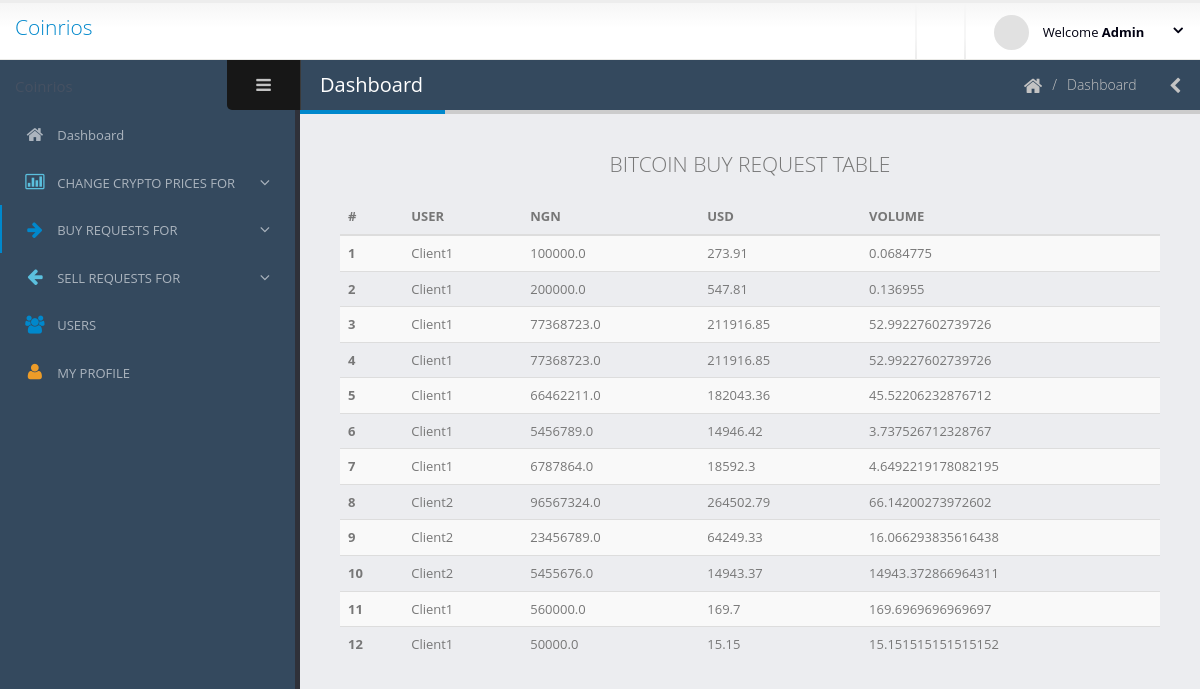
The app's page /administrator/bitcoin-buy-requests/ (signed in), older data.
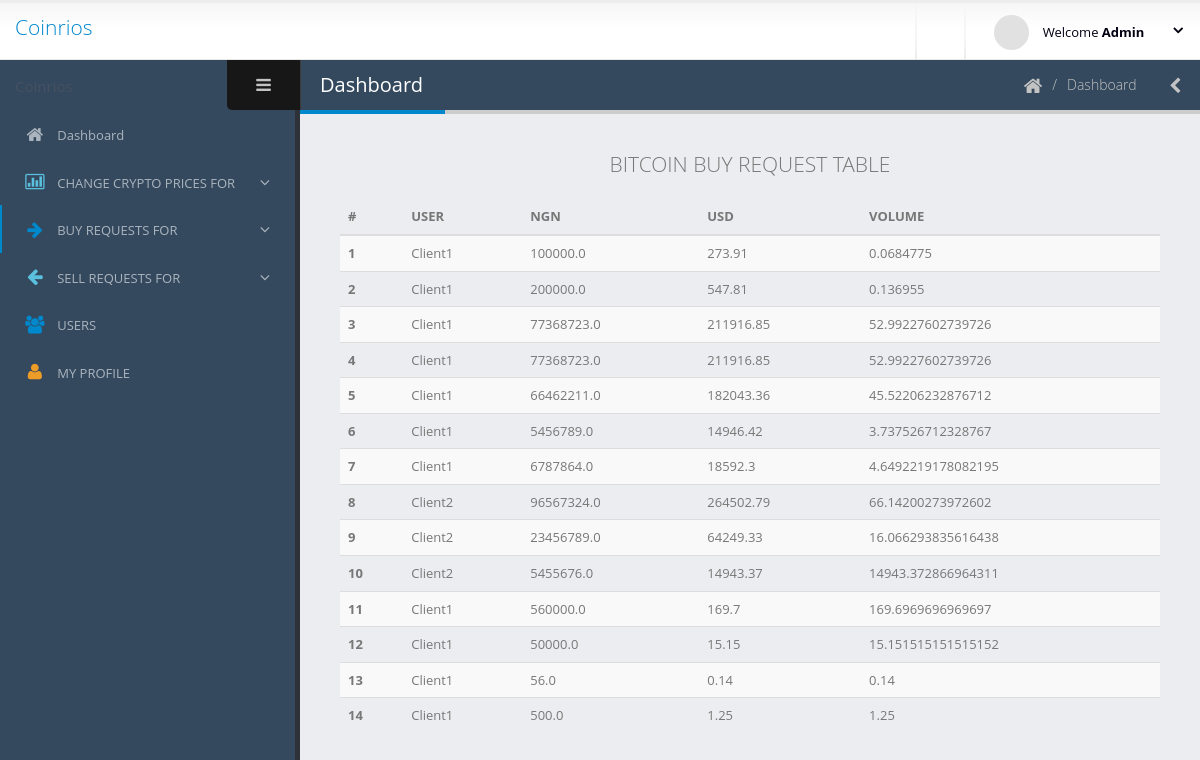
The same page, newer data.
### registered_user/models.py (models this page shows, shortened)
class BitCoin(models.Model):
    user = models.ForeignKey(User, on_delete=models.CASCADE)
    NGN = models.FloatField()
    USD = models.FloatField()
    volume = models.FloatField()

### login/models.py (models this page shows)
class User(AbstractUser):
    is_administrator = models.BooleanField(default=False)
    is_registered_user = models.BooleanField(default=False)
    address = models.CharField(max_length=200)
    city = models.CharField(max_length=200)
    state = models.CharField(max_length=200)
    country = models.CharField(max_length=200)
    is_verified = models.BooleanField(default=False)
    confirmed_email = models.BooleanField(default=False)
    drivers_license_or_international_passport_or_national_id_card = models.FileField(validators=[validate_file_size])
    utility_bill = models.FileField(validators=[validate_file_size])

### administrator/views.py (the view)
# urls.py: path('bitcoin-buy-requests/', views.BitCoinBuyRequests.as_view(), name='bitcoin_buy_requests'),
@method_decorator([login_required(), administrator_required()], name='dispatch')
class BitCoinBuyRequests(ListView):
    model = BitCoin
    context_object_name = 'bit_coin_request'
    template_name = 'administrator/bitCoinBuyRequests.html'

### administrator/templates/administrator/bitCoinBuyRequests.html (shortened to what this page needs)
{% extends 'administrator/base.html' %}
{% block navLinks %}{% load static %}
<li>
    <a href="{% url 'administrator:adminDashboard' %}">
        <i class="fa fa-home" aria-hidden="true"></i>
        <span>Dashboard</span>
    </a>
</li>
<li class="nav-parent">
    <a>
        <i class="text-info fa fa-bar-chart-o" aria-hidden="true"></i>
        <span>CHANGE CRYPTO PRICES FOR</span>
    </a>
</li>
<li class="nav-parent nav-active">
    <a>
        <i class="text-primary fa fa-arrow-right" aria-hidden="true"></i>
        <span>BUY REQUESTS FOR</span>
    </a>
</li>
<li class="nav-parent">
    <a>
        <i class="text-info fa fa-arrow-left" aria-hidden="true"></i>
        <span>SELL REQUESTS FOR</span>
    </a>
</li>
<li>
    <a href="{% url 'administrator:registered_users' %}">
        <i class="text-primary fa fa-users" aria-hidden="true"></i>
        <span>USERS</span>
    </a>
</li>
<li>
    <a href="{% url 'administrator:registered_user_profile' user.pk %}">
        <i class="text-warning fa fa-user" aria-hidden="true"></i>
        <span>MY PROFILE</span>
    </a>
</li>
{% endblock %} {% block body %}
<p class="text-center lead">BITCOIN BUY REQUEST TABLE</p>
<div class="table-responsive">
    <table class="table table-striped">
        <thead>
            <tr>
                <th scope="col">#</th>
                <th scope="col">USER</th>
                <th scope="col">NGN</th>
                <th scope="col">USD</th>
                <th scope="col">VOLUME</th>
            </tr>
        </thead>
        <tbody>
         {% for fields in bit_coin_request %}
            <tr>
                <th scope="row">{{ fields.pk }}</th>
                <td>{{ fields.user }}</td>
                <td>{{ fields.NGN }}</td>
                <td>{{ fields.USD }}</td>
                <td>{{ fields.volume }}</td>
            </tr>
         {% endfor %}
        </tbody>
    </table>
</div>
{% endblock %}

Row changes from the older to the newer data that the page shows:
added BitCoin: pk "13", user "Client1", NGN "56.0", USD "0.14", volume "0.14"
added BitCoin: pk "14", user "Client1", NGN "500.0", USD "1.25", volume "1.25"
